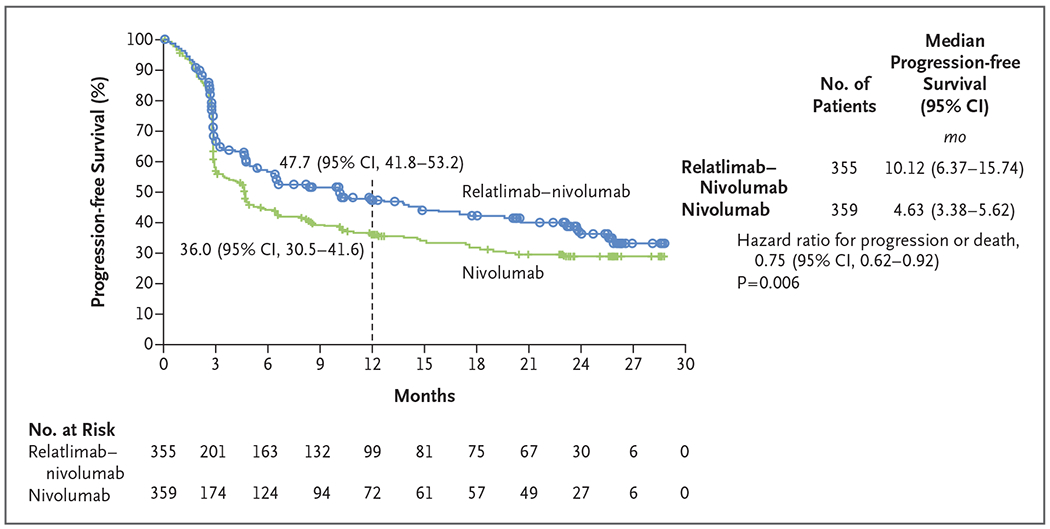
#> input picture data/examples/relativity047_pfs.png, 1050 x 529 px
$ python -i vision.py   (imports and definitions only)
#> lines starting #> are read from the running program, lines starting #| are printed output that depends on the picture; after the words box and inside, x2 and y2 are one past the last pixel; in counts of white or black regions, pixels touching at a corner belong together
# src/core/vision.py
import cv2
import numpy as np
from typing import Tuple, Optional

def detect_axes_and_crop(image_path: str) -> Tuple[Optional[np.ndarray], dict]:
    """
    Analyzes an image to find the graph area (X and Y axes).
    Returns the cropped image (graph only) and the axis coordinates.
    """
    img = cv2.imread(image_path)
#> img is the input picture: shape (529, 1050, 3); mean B, G, R 245.4, 245.3, 244.9
    if img is None:
        return None, {"status": "failed", "msg": "Image not found"}

    height, width = img.shape[:2]
#> height = 529; width = 1050
    gray = cv2.cvtColor(img, cv2.COLOR_BGR2GRAY)

    # 1. Morphological cleanup
    edges = cv2.Canny(gray, 50, 150, apertureSize=3)
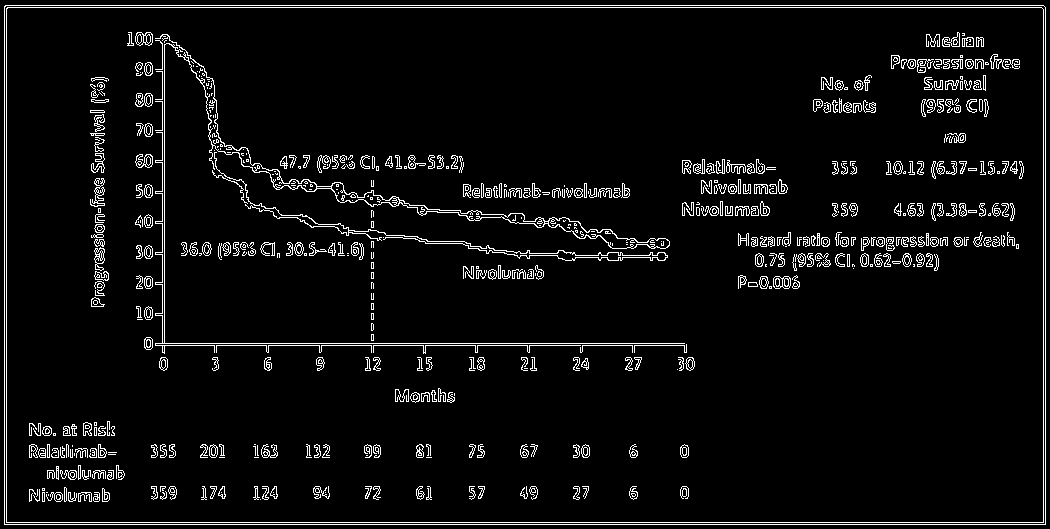
#> edges: shape (529, 1050); 5.1% white in thin lines or dots
    kernel = np.ones((3,3), np.uint8)
    edges_dilated = cv2.dilate(edges, kernel, iterations=1)
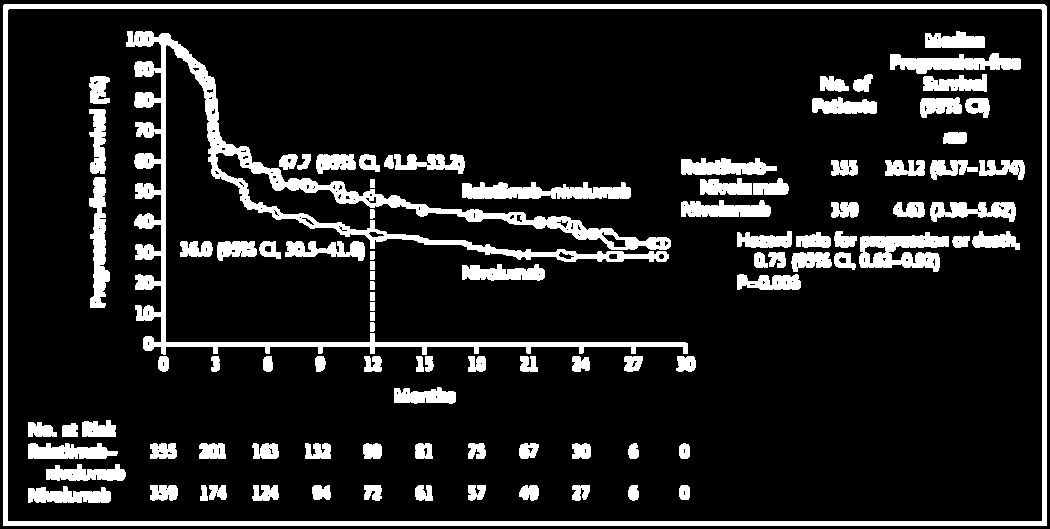
#> edges_dilated: shape (529, 1050); 13.8% white; 100 white regions, largest, box (x1, y1, x2, y2) and area: (126, 31, 688, 355) 17709, (3, 4, 1047, 526) 15558, (859, 232, 949, 272) 2142

    # 2. Hough Transform
    lines = cv2.HoughLinesP(
        edges_dilated,
        1,
        np.pi/180,
        100,
        minLineLength=width//4,
        maxLineGap=20
    )
#> lines = 41 rows, first 6: [3, 5, 1045, 5], [3, 7, 1046, 7], [3, 524, 1046, 524], [3, 522, 1046, 522], [4, 4, 1044, 4], [3, 6, 1046, 6]

    best_x_axis = None
    best_y_axis = None
    max_y_coord = 0
    min_x_coord = width
#> min_x_coord = 1050

    if lines is not None:
        for line in lines:
            x1, y1, x2, y2 = line[0]

            # Filter borders
            if x1 < 10 or x2 > width-10 or y1 < 10 or y2 > height-10:
                continue

            angle = np.arctan2(y2 - y1, x2 - x1) * 180 / np.pi

            # X-Axis Logic (Horizontal, lowest)
            if (abs(angle) < 5 or abs(angle - 180) < 5) and ((y1+y2)/2 > max_y_coord):
                max_y_coord = (y1+y2)/2
                best_x_axis = (x1, y1, x2, y2)

            # Y-Axis Logic (Vertical, left-most)
            if (abs(angle - 90) < 5 or abs(angle + 90) < 5) and ((x1+x2)/2 < min_x_coord):
                min_x_coord = (x1+x2)/2
                best_y_axis = (x1, y1, x2, y2)
#> this loop made 41 passes
#> (x1, y1, x2, y2, angle, max_y_coord) on passes 11, 24: (143, 345, 687, 345, 0, 345), (143, 346, 687, 346, 0, 346)
#> (x1, y1, x2, y2, angle, min_x_coord) on passes 35, 37: (165, 371, 165, 33, -90, 165), (161, 370, 161, 33, -90, 161)
#> after the loop, max_y_coord = 346; min_x_coord = 161

    if not best_x_axis or not best_y_axis:
        return img, {"status": "failed", "msg": "Could not detect axes"}

    # 3. Calculate Origin and Crop
    origin_x = best_y_axis[0]
#> origin_x = 161
    origin_y = best_x_axis[1]
#> origin_y = 346

    # FIX: Ensure we grab the TOP of the Y-axis and RIGHT of X-axis regardless of line direction
    y_start = min(best_y_axis[1], best_y_axis[3])
#> y_start = 33
    x_end = max(best_x_axis[0], best_x_axis[2])
#> x_end = 687

    # Ensure bounds
    crop_x1 = max(0, origin_x)
#> crop_x1 = 161
    crop_x2 = min(width, x_end)
#> crop_x2 = 687
    crop_y1 = max(0, y_start)
#> crop_y1 = 33
    crop_y2 = min(height, origin_y)
#> crop_y2 = 346

    # Validation check to prevent empty crop
    if crop_x2 <= crop_x1 or crop_y2 <= crop_y1:
        return img, {"status": "failed", "msg": "Invalid crop dimensions detected."}

    cropped_img = img[crop_y1:crop_y2, crop_x1:crop_x2]
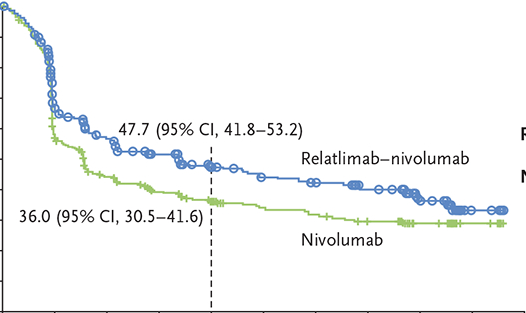
#> cropped_img: shape (313, 526, 3); mean B, G, R 247, 246.7, 245.3

    # Draw detection on original for debug
    debug_img = img.copy()
    cv2.line(debug_img, (best_x_axis[0], best_x_axis[1]), (best_x_axis[2], best_x_axis[3]), (0, 255, 0), 3)
    cv2.line(debug_img, (best_y_axis[0], best_y_axis[1]), (best_y_axis[2], best_y_axis[3]), (0, 0, 255), 3)
    cv2.circle(debug_img, (origin_x, origin_y), 10, (0, 255, 255), -1)
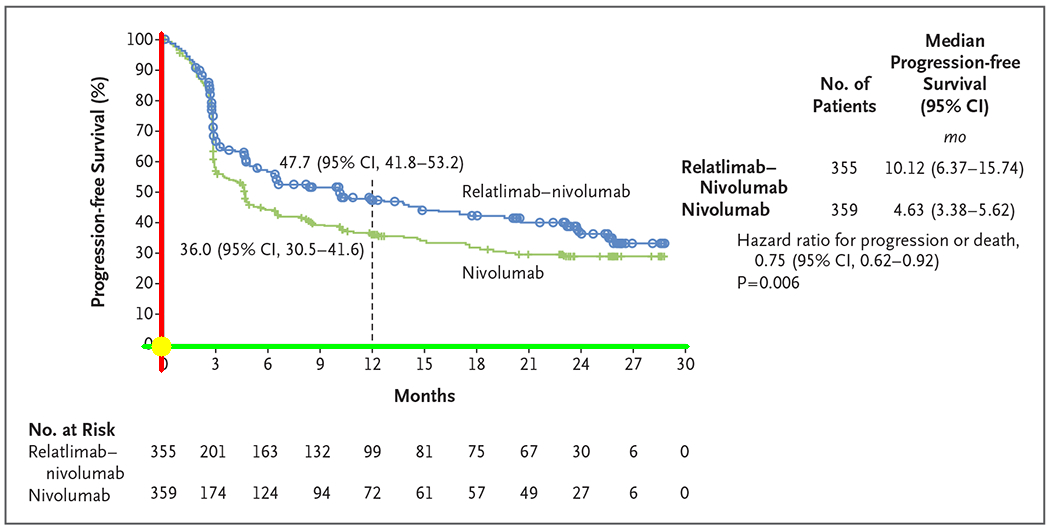
#> debug_img: shape (529, 1050, 3); mean B, G, R 243.9, 245.1, 244.2

    metadata = {
        "status": "success",
        "origin": (origin_x, origin_y),
        "x_len_px": x_end - origin_x,
        "y_len_px": origin_y - y_start,
        "crop_coords": (crop_x1, crop_y1, crop_x2, crop_y2),
        "debug_image": debug_img
    }

    return cropped_img, metadata

>>> result = detect_axes_and_crop('../../data/examples/relativity047_pfs.png')
